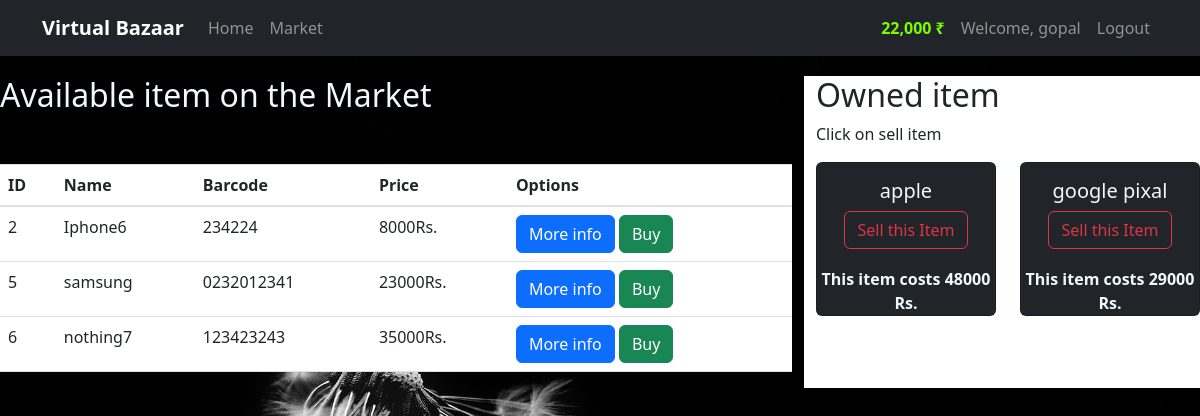
/market (signed in), run on the app's committed database.
### market/module.py (models this page shows, shortened)
class User(db1.Model,UserMixin):
    id = db1.Column(db1.Integer(),primary_key = True)
    username = db1.Column(db1.String(30),nullable=False,unique = True)
    email_address = db1.Column(db1.String(50),nullable = False,unique =True)
    password_hash = db1.Column(db1.String(60),nullable = False)
    budget = db1.Column(db1.Integer(),nullable = False,default = 100000)
    item = db1.relationship ('Item',backref='owned_user',lazy = True)
    @property
    def prettier_budget(self):
        if len(str(self.budget))>=4:
               return f'{str(self.budget)[:-3]},{str(self.budget)[-3:]} ₹'
        else:
            return f'{self.budget} ₹'
    @property
    def password(self):
        return self.password

class Item(db1.Model,UserMixin):
    id = db1.Column(db1.Integer(),primary_key = True)
    name = db1.Column(db1.String(length=30),nullable = False, unique = True)
    price = db1.Column(db1.Integer(),nullable = False)
    barcode =  db1.Column(db1.String(length=15),nullable = False, unique = True)
    description =  db1.Column(db1.String(length=1024),nullable = False, unique = True)
    owner = db1.Column(db1.Integer(),db1.ForeignKey('user.id'))

### market/route.py (the view, shortened to what this page needs)
@app.route('/market', methods = ['GET','POST'])
@login_required
def Market_page():
    buyform = BuyForm()
    selling_form = SellForm()
    if request.method == "GET":
     items=Item.query.filter_by(owner = None )
     owned_items = Item.query.filter_by(owner =current_user.id )
     return render_template('index.html',items=items,buyform = buyform,owned_items= owned_items,selling_form=selling_form)

### market/__init__.py (called while the page is built)
@login_manager.user_loader
def load_user(user_id):
    return User.query.get(str(user_id))

### market/templates/index.html (shortened to what this page needs)
{% extends 'base.html' %}
{% block content %}
<div class="row " style="margin-top: 20px;">
    <div class="col-8">
        <h2 style="color: aliceblue;" >Available item on the Market</h2>
        <table class="table table-hover table-white custom-margin" >
            <thead>
               <tr>
                   <th scope="col">ID</th>
                   <th scope="col">Name</th>
                   <th scope="col">Barcode</th>
                   <th scope="col">Price</th>
                   <th scope="col">Options</th>
               </tr>
            </thead>
            <tbody>
               {% for item in items %}
               <tr>
                   <td>{{ item.id }}</td>
                   <td>{{ item.name }}</td>
                   <td>{{ item.barcode }}</td>
                   <td>{{ item.price }}Rs.</td>
                   <td><button type="button" class="btn btn-primary" data-toggle="modal" data-target="#Modal-moreInfo-{{item.id}}">
                    More info
                  </button>
                       <button class="btn btn-outline btn-success "  data-toggle="modal" data-target="#Modal-purchaseConfirm-{{item.id}}"> Buy</button>
                   </td>
               </tr>
               {% endfor %}
            </tbody>
           </table>
    </div>
    <div class="col-4" style="background-color:white;">
        <h2 >Owned item</h2>
        <p>Click on sell item </p>
        <div class="row">
            {% for owned_item in owned_items %}
            <div class="col-md-6">
                <div class="card text-center bg-dark"style="margin-bottom:5px">
                <div class="card-body">
                    <h5 class="card-title"style="color: aliceblue;" >{{owned_item.name}}</h5>
                    <button type="button" class="btn btn-outline-danger" style="margin-bottom: 2px;"
                     data-toggle="modal" data-target="#Modal-sellingConfirm-{{owned_item.id}}">Sell this Item</button>
                </div>
                <p class="card-text" style="color: aliceblue;"  ><strong>This item costs {{owned_item.price}} Rs. </strong></p>
                </div>
            </div>
            {% endfor %}
        </div>
    </div>
</div>
{% endblock %}

### market/templates/base.html (shortened to what this page needs)
<!DOCTYPE html>
<html lang="en">
<head>
  <link rel="stylesheet" href="https://stackpath.bootstrapcdn.com/bootstrap/4.5.2/css/bootstrap.min.css">
  <link rel="stylesheet" href="https://cdn.jsdelivr.net/npm/bootstrap@5.3.0/dist/css/bootstrap.min.css">
</head>
<body class="bg-black" >
  <nav class="navbar navbar-expand-lg navbar-dark bg-dark ">
    <div class="container">
      <a class="navbar-brand logo" href="{{url_for('home_page')}}">Virtual Bazaar</a>
      <div class="collapse navbar-collapse" id="navbarNav">
        <ul class="navbar-nav">
          <li class="nav-item">
            <a class="nav-link" href="{{url_for('home_page')}}">Home</a>
          </li>
          <li class="nav-item">
            <a class="nav-link" href="{{url_for('Market_page')}}">Market</a>
          </li>
        </ul>
      </div>
      {% if current_user.is_authenticated %}
      <ul class="navbar-nav">
        <li class="new-item">
          <a  class="nav-link" style="color: lawngreen; font-weight: bold;">
            {{current_user.prettier_budget}}
          </a>
        </li>
      </ul>
      <ul class="navbar-nav">
        <li class="new-item">
          <a  class="nav-link">Welcome, {{current_user.username}}</a>
        </li>
      </ul>
      <ul class="navbar-nav">
        <li class="new-item">
          <a href="{{url_for('logout_page')}}" class="nav-link">Logout</a>
        </li>
      </ul>
      {% else %}
      <div class="nav-buttons">
        <a href="{{url_for('login_page')}}" class="btn btn-secondary">Login</a>
        <a href="{{url_for('register_page')}}" class="btn btn-primary">Signup</a>
      </div>
      {% endif %}
    </div>
  </nav>
 {% block content %}
  {% endblock %}
</body>
</html

### data on the page
User: prettier_budget "22,000 ₹", username "gopal"
Item: id "2", name "Iphone6", barcode "234224", price "8000"
Item: id "5", name "samsung", barcode "0232012341", price "23000"
Item: id "6", name "nothing7", barcode "123423243", price "35000"
Item: name "apple", price "48000"
Item: name "google pixal", price "29000"
